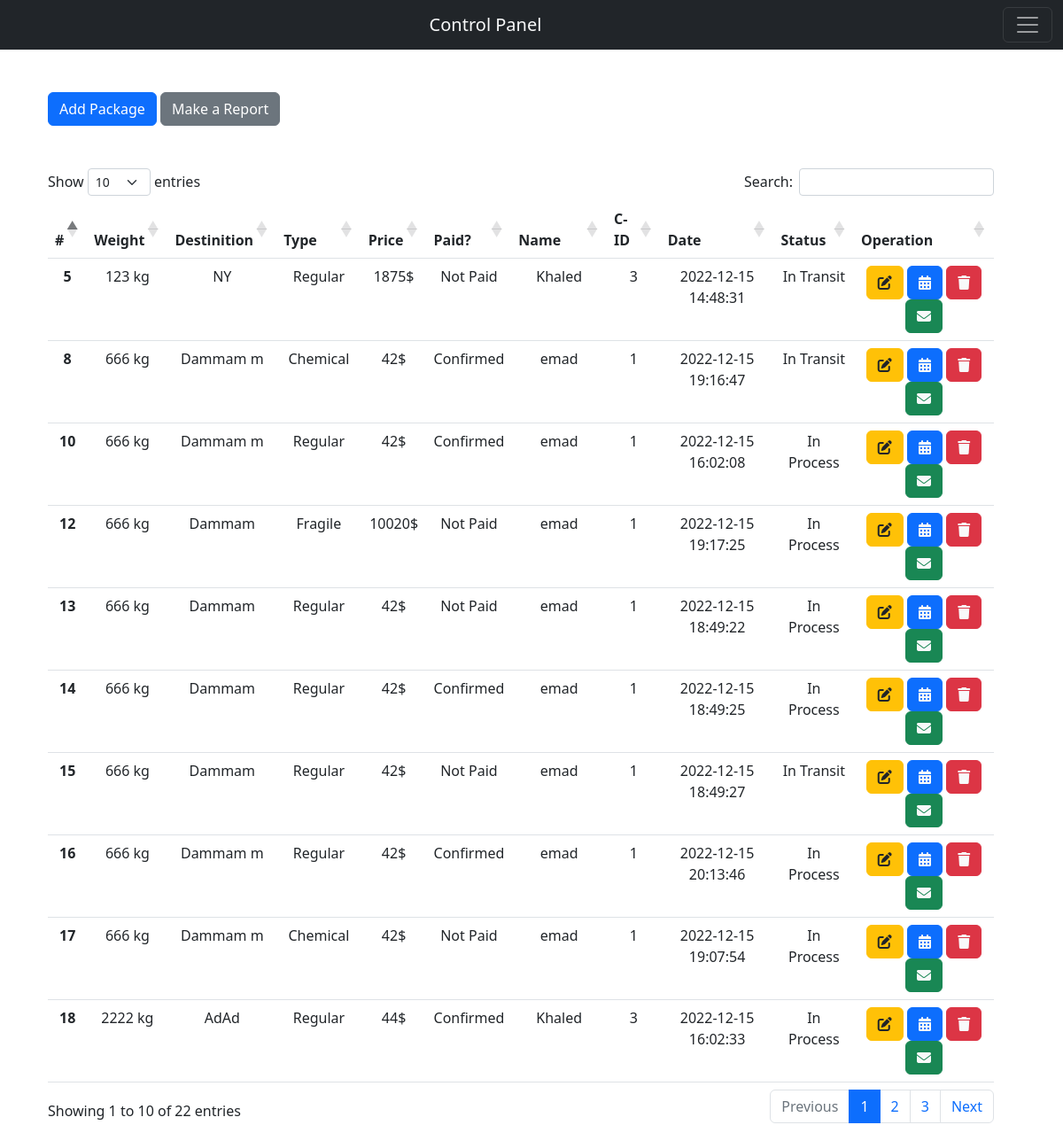
Screenshot of /pages/ControlPanel.php (signed in) with the database file from the repository.
### tables this page shows
CREATE TABLE `Package` (
  `packageNb` int(11) NOT NULL,
  `weight` double NOT NULL,
  `height` double NOT NULL,
  `width` double NOT NULL,
  `length` double NOT NULL,
  `destination` varchar(50) NOT NULL,
  `price` double NOT NULL,
  `insuranceAmount` double NOT NULL,
  `paid` varchar(50) NOT NULL DEFAULT 'No',
  `finalDeliveryDate` date DEFAULT NULL,
  `packageType` varchar(50) DEFAULT NULL,
  `userID` int(11) NOT NULL,
  `date` timestamp NOT NULL DEFAULT current_timestamp() ON UPDATE current_timestamp()
);

CREATE TABLE `user` (
  `id` int(11) NOT NULL,
  `username` varchar(50) NOT NULL,
  `Email` varchar(50) NOT NULL,
  `Phone` int(11) NOT NULL,
  `password` varchar(50) NOT NULL,
  `userType` varchar(50) NOT NULL DEFAULT 'customer'
);

CREATE TABLE `transportationEvent` (
  `scheduleNb` int(11) NOT NULL,
  `packageNb` int(11) NOT NULL,
  `locationID` int(11) NOT NULL,
  `status` varchar(50) NOT NULL,
  `Date` timestamp NOT NULL DEFAULT current_timestamp() ON UPDATE current_timestamp()
);

### pages/ControlPanel.php (the view, shortened to what this page needs)
<?php
require 'LoginCheck.php';
?>
<!DOCTYPE html>
<html lang="en">
<head>
    <link href="https://cdn.jsdelivr.net/npm/bootstrap@5.2.3/dist/css/bootstrap.min.css" rel="stylesheet">
    <link rel="stylesheet" href="https://cdnjs.cloudflare.com/ajax/libs/twitter-bootstrap/5.2.0/css/bootstrap.min.css">
    <link rel="stylesheet" href="https://cdn.datatables.net/1.13.1/css/dataTables.bootstrap5.min.css">
    <link rel="stylesheet" href="../css/styles.css">
    <link rel="stylesheet" href="https://cdnjs.cloudflare.com/ajax/libs/font-awesome/6.2.1/css/all.min.css">
</head>
<body>
    <nav class="navbar navbar-dark bg-dark navbar-expand-m ">
      <div class="container-fluid">
    <a class="navbar-brand  text-light  ms-auto  me-auto pe-5"  href="#">Control Panel</a>
    <button class="navbar-toggler" type="button" data-bs-toggle="collapse" data-bs-target="#navbarNav" aria-controls="navbarNav" aria-expanded="false" aria-label="Toggle navigation">
      <span class="navbar-toggler-icon"></span>
    </button>
  </div>
    </nav>
    <div class="container ps-4 pe-5">
    <button type="button" class="btn btn-primary mt-5 mb-5" onClick="document.location.href='addPackage.php'" >Add Package</button>
    <button type="button" class="btn btn-secondary mt-5 mb-5" onClick="document.location.href='report.php'" >Make a Report</button>
    <table id="example" class="table text-center" style="width:100%">
        <thead >
        <tr>
      <th scope="col">#</th>
      <th scope="col">Weight</th>
      <th scope="col">Destinition</th>
      <th scope="col">Type</th>
      <th scope="col">Price</th>
      <th scope="col">Paid?</th>
      <th scope="col">Name</th>
      <th scope="col">C-ID</th>
      <th scope="col">Date</th>
      <th scope="col">Status</th>
      <th scope="col">Operation</th>
    </tr>
        </thead>
        <tbody>
    <?php
    $sql = "SELECT * FROM package,user WHERE package.userID = user.id ORDER BY package.date DESC";
    $result = mysqli_query($conn, $sql);
    if($result){
    while($row = mysqli_fetch_assoc($result)){
        $packageNb = $row['packageNb'];
        $weight = $row['weight'];
        $height = $row['height'];
        $width = $row['width'];
        $length = $row['length'];
        $packageType = $row['packageType'];
        $destination = $row['destination'];
        $dimensionalWeight = ($height*$width*$length)/5000;
        $shippingWeight = (int)max($weight,$dimensionalWeight);
        $shippingWeight .= " kg";
        $price = (string)$row['price'];
        $price .= "$";
        $username = $row['username'];
        $userID = $row['userID'];
        $date = $row['date'];
        $findStatus = "SELECT * FROM `transportationEvent` WHERE packageNb = $packageNb ORDER BY DATE DESC LIMIT 1";
        $result2 = mysqli_query($conn, $findStatus);
        $row2 = mysqli_fetch_assoc($result2);
        if(mysqli_num_rows($result2) > 0){
          $status = $row2['status'];
        }else{
          $status = 'In Process';
        }
        $findEmail = "SELECT * FROM `user` WHERE id = $userID";
        $result3 = mysqli_query($conn, $findEmail);
        $row3 = mysqli_fetch_assoc($result3);
        $email = $row3['Email'];
        $paid = $row['paid'];
        if($paid == "Yes"){
          $paid = "Confirmed";
      }else{
          $paid = "Not Paid";
      }
        echo '
        <tr>
        <th scope="row">'.$packageNb.'</th>
        <td>'.$shippingWeight.'</td>
        <td>'.$destination.'</td>
        <td>'.$packageType.'</td>
        <td>'.$price.'</td>
        <td>'.$paid.'</td>
        <td>'.$username.'</td>
        <td>'.$userID.'</td>
        <td>'.$date.'</td>
        <td>'.$status.'</td>
        <td>
        <button class="btn btn-warning"><a href="editPackage.php?packageID='.$packageNb.'" class="operation-btn text-dark a-solid"><i class="fa-solid fa-pen-to-square"></i></a></button>
        <button class="btn btn-primary"><a href="event.php?packageID='.$packageNb.'" class="operation-btn text-light " style=""><i class="fa-solid fa-calendar-days"></i></a></button>
        <button class="btn btn-danger"><a href="deletePackage.php?packageID='.$packageNb.'" class="operation-btn text-light fa fa-trash"></a></button>
        <button class="btn btn-success "><a href="mailto:'.$email.'"><i class="fa-solid fa-envelope text-light"></i></a></button>
        </tr>
        ';
    }
    }
    ?>
</tbody>
    </table>
    </div>
</body>
</html>

### css/styles.css (style rules this page uses)
.operation-btn { text-decoration: none; }

### rows the page displays
package: packageNb "16", shippingWeight "666 kg", destination "Dammam m", packageType "Regular", price "42$", paid "Confirmed", userID.username "emad", userID "1", date "2022-12-15 20:13:46", status "In Process"
package: packageNb "12", shippingWeight "666 kg", destination "Dammam", packageType "Fragile", price "10020$", paid "Not Paid", userID.username "emad", userID "1", date "2022-12-15 19:17:25", status "In Process"
package: packageNb "8", shippingWeight "666 kg", destination "Dammam m", packageType "Chemical", price "42$", paid "Confirmed", userID.username "emad", userID "1", date "2022-12-15 19:16:47", transportationevent.status "In Transit"
package: packageNb "17", shippingWeight "666 kg", destination "Dammam m", packageType "Chemical", price "42$", paid "Not Paid", userID.username "emad", userID "1", date "2022-12-15 19:07:54", status "In Process"
package: packageNb "15", shippingWeight "666 kg", destination "Dammam", packageType "Regular", price "42$", paid "Not Paid", userID.username "emad", userID "1", date "2022-12-15 18:49:27", transportationevent.status "In Transit"
package: packageNb "14", shippingWeight "666 kg", destination "Dammam", packageType "Regular", price "42$", paid "Confirmed", userID.username "emad", userID "1", date "2022-12-15 18:49:25", status "In Process"
package: packageNb "13", shippingWeight "666 kg", destination "Dammam", packageType "Regular", price "42$", paid "Not Paid", userID.username "emad", userID "1", date "2022-12-15 18:49:22", status "In Process"
package: packageNb "18", shippingWeight "2222 kg", destination "AdAd", packageType "Regular", price "44$", paid "Confirmed", userID.username "Khaled", userID "3", date "2022-12-15 16:02:33", status "In Process"
package: packageNb "10", shippingWeight "666 kg", destination "Dammam m", packageType "Regular", price "42$", paid "Confirmed", userID.username "emad", userID "1", date "2022-12-15 16:02:08", status "In Process"
package: packageNb "5", shippingWeight "123 kg", destination "NY", packageType "Regular", price "1875$", paid "Not Paid", userID.username "Khaled", userID "3", date "2022-12-15 14:48:31", transportationevent.status "In Transit"
